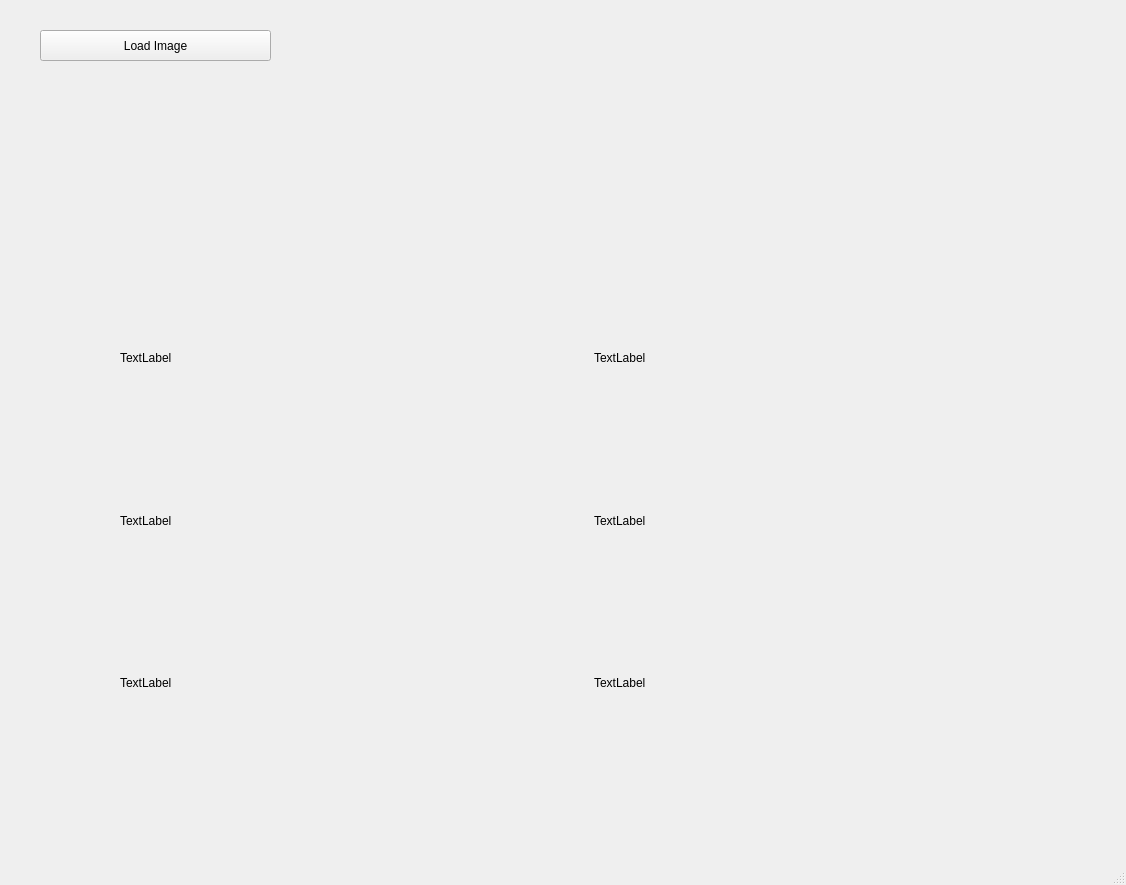
<?xml version="1.0" encoding="UTF-8"?>
<ui version="4.0">
 <class>MainWindow</class>
 <widget class="QMainWindow" name="MainWindow">
  <property name="geometry">
   <rect>
    <x>0</x>
    <y>0</y>
    <width>1126</width>
    <height>885</height>
   </rect>
  </property>
  <property name="windowTitle">
   <string>MainWindow</string>
  </property>
  <widget class="QWidget" name="centralwidget">
   <widget class="QPushButton" name="pushButton">
    <property name="geometry">
     <rect>
      <x>40</x>
      <y>30</y>
      <width>231</width>
      <height>31</height>
     </rect>
    </property>
    <property name="text">
     <string>Load Image</string>
    </property>
   </widget>
   <widget class="QLabel" name="label">
    <property name="geometry">
     <rect>
      <x>320</x>
      <y>40</y>
      <width>201</width>
      <height>16</height>
     </rect>
    </property>
    <property name="autoFillBackground">
     <bool>true</bool>
    </property>
    <property name="text">
     <string/>
    </property>
   </widget>
   <widget class="QWidget" name="gridLayoutWidget">
    <property name="geometry">
     <rect>
      <x>120</x>
      <y>280</y>
      <width>941</width>
      <height>481</height>
     </rect>
    </property>
    <layout class="QGridLayout" name="gridLayout">
     <item row="0" column="0">
      <widget class="QLabel" name="label_4">
       <property name="text">
        <string>TextLabel</string>
       </property>
      </widget>
     </item>
     <item row="2" column="1">
      <widget class="QLabel" name="label_7">
       <property name="text">
        <string>TextLabel</string>
       </property>
      </widget>
     </item>
     <item row="1" column="1">
      <widget class="QLabel" name="label_6">
       <property name="text">
        <string>TextLabel</string>
       </property>
      </widget>
     </item>
     <item row="2" column="0">
      <widget class="QLabel" name="label_8">
       <property name="text">
        <string>TextLabel</string>
       </property>
      </widget>
     </item>
     <item row="1" column="0">
      <widget class="QLabel" name="label_3">
       <property name="text">
        <string>TextLabel</string>
       </property>
      </widget>
     </item>
     <item row="0" column="1">
      <widget class="QLabel" name="label_5">
       <property name="text">
        <string>TextLabel</string>
       </property>
      </widget>
     </item>
    </layout>
   </widget>
  </widget>
  <widget class="QMenuBar" name="menubar">
   <property name="geometry">
    <rect>
     <x>0</x>
     <y>0</y>
     <width>1126</width>
     <height>26</height>
    </rect>
   </property>
  </widget>
  <widget class="QStatusBar" name="statusbar"/>
 </widget>
 <resources/>
 <connections/>
</ui>
